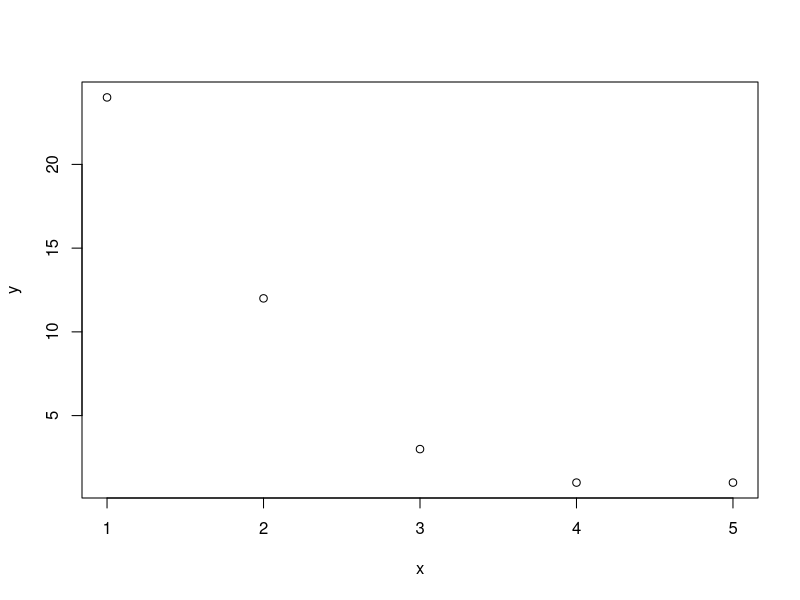
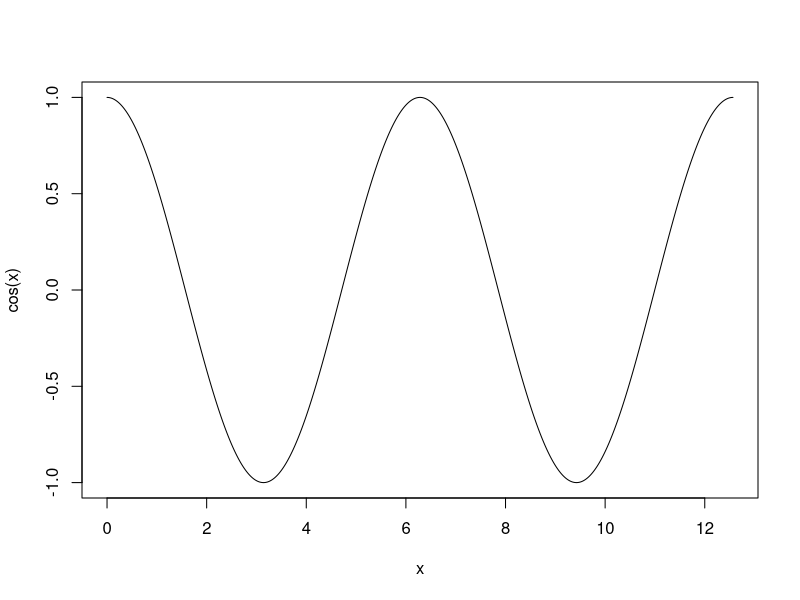
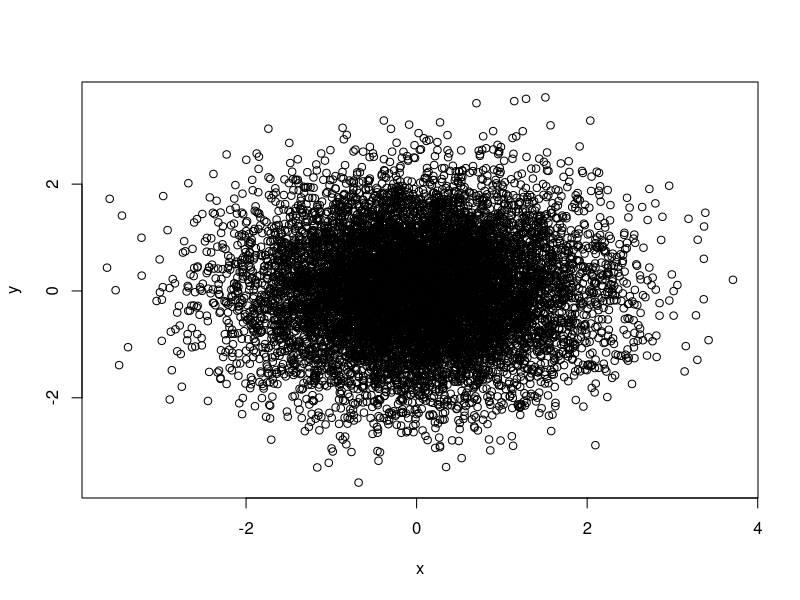
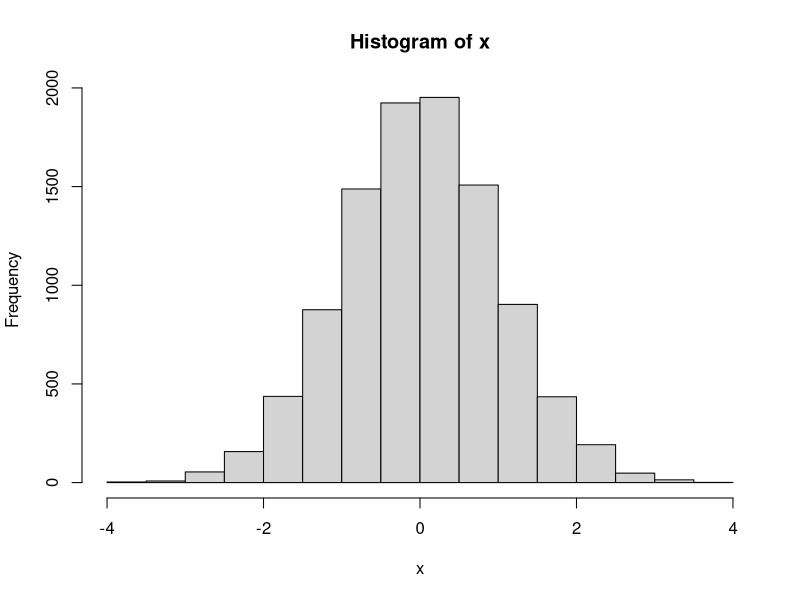

These figures' R source, in order: (Note: this script raises an error after producing the figures.)
## ---- chunk 1
# Print something on the screen with 'cat'
# We've seen this one before
cat("something", "\t", "different")
## ---- chunk 2
x <- c(1,2,3,4,5)
y <- c(24,12,3,1,1)

# Simple plots with 'plot'
plot(x,y)

# Add some points to the plot
#points(x,y, col="red")
## ---- chunk 3
# plot some 'math' function
# 1:1000 is a 'range', all numbers from 1 to 1000

x <- 0:1000
# Make it a number between 0 and 1
x <- x / 1000
# scale everything to be between 0 and 4 * pi
x <- x * 4 * pi

plot(x, cos(x), type="l")
## ---- chunk 4
# Draw 10000 random numbers from the 'standard normal' distribution

x <- rnorm(10000)
y <- rnorm(10000)

plot(x,y)

# Plot a histogram of the 'x' values
hist(x)
## ---- chunk 5
?plot
## ---- chunk 6
show_name <- function(name) {
    cat("Your name is", name)
}

show_name("Anonymouse")
## ---- chunk 7
# Type your function here:
test_divide <- function(numerator, denominator) {
    cat("Dividing", numerator, "by", denominator, "is", numerator / denominator, "\n")
}

test_divide(3, 4)
test_divide(5, 4)
test_divide(7, 0)
## ---- chunk 8
`*` <- function(x,y) { return (x+y)}
## ---- chunk 9
# Inside the function, use an 'if' statement to test if the denominator is zero, and give feedback when that happens

test_divide <- function(numerator, denominator) {
    if (denominator == 0) {
        cat("Can't divide by zero")
    } else {
        cat("Dividing", numerator, "by", denominator, "is", numerator / denominator, "\n")
    }
}

test_divide(3, 4)
test_divide(5, 4)
test_divide(7, 0)
## ---- chunk 10
5 * 6
## ---- chunk 11
returns_something <- function (a_number) {
    a_number * 10
}

# This result will be assigned to 'my_result', and not shown on the screen
cat ("Assigning to my_result: \n")

my_result <- returns_something(10)

# This result will be sent to the screen (and not be stored)

cat ("Not assigning to a variable: \n")

returns_something(12)
## ---- chunk 12
returns_something_explicitly <- function (a_number) {
    return(a_number / 10)

    cat("You do not see me :)")
}

answer <- returns_something_explicitly(42)

answer
## ---- chunk 13
# Type your function here:
test_divide <- function(numerator, denominator) {
    if (denominator == 0) {
        return("Can't divide by zero")
    } else {
        return(numerator / denominator)
    }
}

test_divide(3, 4)
test_divide(5, 4)
test_divide(7, 0)
## ---- chunk 14
test_divide_stop <- function(numerator, denominator) {
    if (denominator == 0) {
        stop("You are an idiot")
    } else {
        cat("Dividing", numerator, "by", denominator, "is", numerator / denominator, "\n")
    }
}

test_divide_stop(10,0)

cat("Hello")
## ---- chunk 15
ggplot()
## ---- chunk 16
library(ggplot2)
## ---- chunk 17
ggplot()
## ---- chunk 18
? mpg
## ---- chunk 19
mpg
## ---- chunk 20
library(ggplot2)

ggplot(mpg, aes(x=displ, y=cty)) +
    geom_point(aes(color=class)) +
    geom_smooth(method = "nls", formula = y ~ SSasymp(x, Asym, R0, lrc), se=FALSE)
## ---- chunk 21
calculate_normal_distribution <- function (x, mean = 0, standard_deviation = 1) {
    y <- (1 / (standard_deviation * sqrt(2*pi))) * exp( -0.5 * ((x - mean) / standard_deviation) ^ 2)
    y
}

plot_normal_distribution_curve <- function(mean = 0, standard_deviation = 1) {
    # Let's pick the x range between the values (mean - standard_deviation * 3) and (mean + standard_deviation * 3)

    x <- seq((mean - standard_deviation * 3), (mean + standard_deviation * 3), by=1/1000)
    y <- calculate_normal_distribution(x, mean, standard_deviation)

    ci_x <- seq((mean - standard_deviation * 1.96), (mean + standard_deviation * 1.96), by=1/1000)
    ci_y <- calculate_normal_distribution(ci_x, mean, standard_deviation)

    plot(x, y, type="l", main=paste("Normal distribution, mean =", mean, "sd =", standard_deviation))

    # Let's add some lines to the distribution
    abline (v = mean, col="red", lty=2)
    text(x = mean, y = calculate_normal_distribution(mean, mean, standard_deviation), label="mean")

    polygon( c( min(ci_x), ci_x, max(ci_x) ), c(0, ci_y, 0), density = 12, angle = 45, col="chocolate1")

    confidence_interval_left = mean - standard_deviation * 1.96
    abline (v = confidence_interval_left, col="darkgreen", lty = 2)

    confidence_interval_right = mean + standard_deviation * 1.96
    abline (v = confidence_interval_right, col="darkgreen", lty = 2)
    text(x = mean, y = 0, label = "95% confidence interval", adj=c(0.5,0))
}
## ---- chunk 22
plot_normal_distribution_curve()
plot_normal_distribution_curve(mean=3)
plot_normal_distribution_curve(mean=-4, standard_deviation=10)
## ---- chunk 23
show_name
